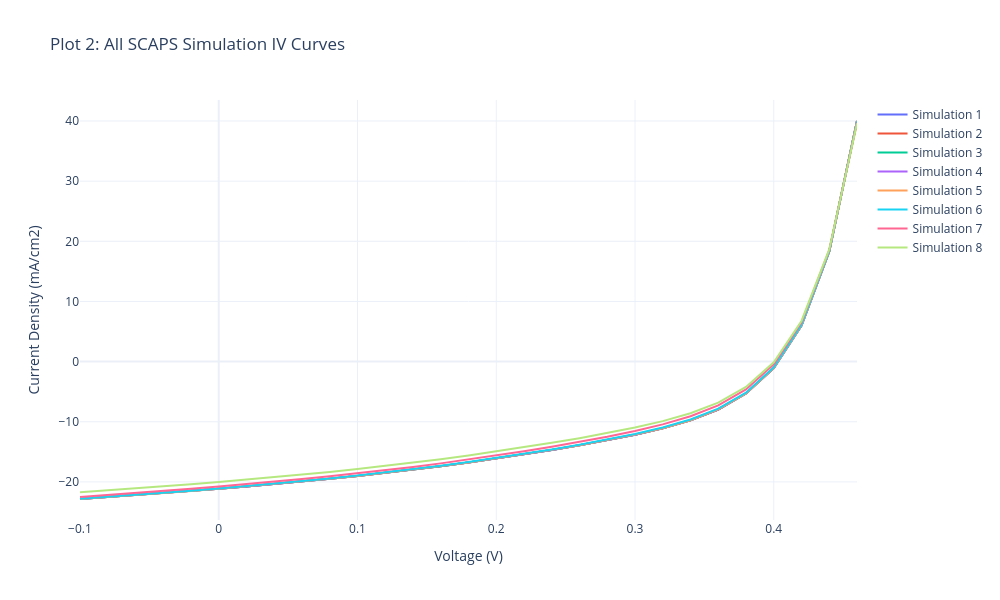

Notebook source saved alongside this figure:
### Markdown cell above
## Section 3: SCAPS Simulations Overview

### What is SCAPS?
**SCAPS** (Solar Cell Capacitance Simulator) is a specialized software tool developed at Ghent University for simulating the electrical behavior of thin-film photovoltaic devices. It solves Poisson's equation and the continuity equations in a multi-layer semiconductor structure to predict device performance under certain test conditions.

### SCAPS Simulation Methodology
SCAPS performs detailed numerical simulations of solar cells by:

1. **Device Architecture Definition**: Specifies material layers, thickness, doping levels, and defect parameters
2. **Physical Parameters**: Sets electron and hole transport properties, recombination mechanisms, and optical characteristics
3. **Numerical Solution**: Solves coupled differential equations:
   - **Poisson Equation**: $\frac{d^2\phi}{dx^2} = -\frac{q}{\varepsilon_0\varepsilon_r}(p - n + N_D^+ - N_A^-)$
   - **Continuity Equations**: 
     - Electrons: $\frac{\partial n}{\partial t} = \frac{1}{q}\frac{\partial J_n}{\partial x} - (U - G)$
     - Holes: $\frac{\partial p}{\partial t} = - \frac{1}{q}\frac{\partial J_p}{\partial x} - (U - G)$

   where $\phi$ is electrostatic potential, $q$ is elementary charge, $n$ and $p$ are electron and hole concentrations, $J_n$ and $J_p$ are current densities, $G$ is generation rate, and $U$ is recombination rate.

4. **I-V Characteristics**: Calculates the J-V curve by sweeping applied voltage and computing resulting current

### Key Physical Processes in SCAPS
- **Photocurrent Generation**: Incident photons with energy > bandgap create electron-hole pairs
- **Carrier Transport**: Electrons and holes drift under electric field and diffuse down concentration gradients
- **Recombination**: Losses from multiple recombination mechanisms (radiative, Auger, defect-assisted SRH)
- **Interface Effects**: Band alignment, interfacial defects, and charge extraction barriers

### Output from SCAPS
SCAPS generates J-V curves showing current density (mA/cm²) as a function of applied voltage (V), along with derived parameters: $V_{oc}$, $J_{sc}$, and efficiency $\eta$. Multiple simulations with varied parameters (e.g., thickness, doping, defect density) help identify optimal device configurations.

In this Simulation standard conditions were used (STC: 1000 W/m², AM1.5 spectrum, 25°C).

### Code cell
# Read the SCAPS file
sim_file = "C:/Users/jp_ol/OneDrive/Ambiente de Trabalho/TESE/Data_Analysis/data/CdS3_1/CdS3_1_IV_scaps.xlsx"
sim_df_raw = pd.read_excel(sim_file, header=None)

# Find where the parameters for each simulation start
batch_indices = sim_df_raw[sim_df_raw.apply(lambda row: row.astype(str).str.contains("Batch parameters").any(), axis=1)].index.tolist()

scaps_data = []

for idx in batch_indices:
    # 1. Extract Name/Identification right below Batch Parameters
    param_name = str(sim_df_raw.iloc[idx + 1, 0]).strip()
    param_val = str(sim_df_raw.iloc[idx + 1, 1]).strip()
    label = f"{param_name} {param_val}"
    
    # 2. Extract IV Curves (Searching from the Voltage section until Voc is found)
    iv_rows = []
    for j in range(idx + 5, min(idx + 80, len(sim_df_raw))):
        row0 = str(sim_df_raw.iloc[j, 0]).strip()
        row1 = str(sim_df_raw.iloc[j, 1]).strip()
        if pd.isna(sim_df_raw.iloc[j, 0]) or "Voc" in row0:
            if "Voc" in row0: break
            continue # Skip empty rows
        try:
            iv_rows.append([float(row0), float(row1)])
        except ValueError:
            pass
            
    iv_df = pd.DataFrame(iv_rows, columns=['v(V)', 'jtot(mA/cm2)'])
    
    # 3. Extract Performance Parameters (Voc, Jsc, FF, eta)
    metrics_block = sim_df_raw.iloc[idx : min(idx + 80, len(sim_df_raw))]
    voc = jsc = ff = eta = np.nan
    for _, row in metrics_block.iterrows():
        col0 = str(row[0]).strip()
        val1 = str(row[1]).strip()
        if "Voc =" in col0: voc = float(val1)
        elif "Jsc =" in col0: jsc = float(val1)
        elif "FF =" in col0: ff = float(val1)
        elif "eta =" in col0: eta = float(val1)
            
    scaps_data.append({
        'label': label,
        'v(V)': iv_df['v(V)'].values,
        'jtot(mA/cm2)': iv_df['jtot(mA/cm2)'].values,
        'Voc': voc, 'Jsc': jsc, 'FF': ff, 'eta': eta
    })

# ------------------ RESULTS TABLE ------------------
print("\n=== EXTRACTED SCAPS PARAMETERS ===")
summary_df = pd.DataFrame([{
    'ID / Simulation': d['label'], 'Voc (V)': d['Voc'], 
    'Jsc (mA/cm2)': d['Jsc'], 'FF (%)': d['FF'], 'eta (%)': d['eta']
} for d in scaps_data])
display(summary_df)

# Compute experimental limits for filtering
EXP_V_MAX = exp_data['v(V)'].max()
EXP_J_MAX = exp_data['jtot(mA/cm2)'].max()

# ------------------ PLOT 2: ALL SIMULATIONS ------------------
fig2 = go.Figure()
for i, d in enumerate(scaps_data):
    # Filter to experimental maximum limits
    mask = (d['v(V)'] <= EXP_V_MAX) & (d['jtot(mA/cm2)'] <= EXP_J_MAX)
    v_filtered = d['v(V)'][mask]
    j_filtered = d['jtot(mA/cm2)'][mask]
    
    # Text to display when hovering over the data points
    hover_text = f"<b>{d['label']}</b><br>Voc: {d['Voc']} V<br>Jsc: {d['Jsc']} mA/cm²<br>FF: {d['FF']} %<br>η: {d['eta']} %"
    
    # Name displayed in the legend (ID + Voc and eta)
    legend_name = f"Simulation {i+1}"
    
    fig2.add_trace(go.Scatter(
        x=v_filtered, y=j_filtered, mode='lines', 
        name=legend_name, hoverinfo='text', hovertext=hover_text
    ))

fig2.update_layout(
    title='Plot 2: All SCAPS Simulation IV Curves',
    xaxis_title='Voltage (V)', yaxis_title='Current Density (mA/cm2)',
    hovermode='closest', template='plotly_white', width=1000, height=600
)
fig2.show()

### Figure 1 — Plotly figure (JSON) as saved in the notebook; plotly's stock layout.template omitted (floating-point values rounded to 4 significant figures)
{"data": [{"hoverinfo": "text", "hovertext": "<b>CdS (L2)>>defect 1>>total defect density [1/cm³]: 10000000000000</b><br>Voc: 0.403681 V<br>Jsc: 21.14385382 mA/cm²<br>FF: 42.8923 %<br>η: 3.661 %", "mode": "lines", "name": "Simulation 1", "type": "scatter", "x": [-0.1, -0.08, -0.06, -0.04, -0.02, 0.0, 0.02, 0.04, 0.06, 0.08, 0.1, 0.12, 0.14, 0.16, 0.18, 0.2, 0.22, 0.24, 0.26, 0.28, 0.3, 0.32, 0.34, 0.36, 0.38, 0.4, 0.42, 0.44, 0.46], "y": [-22.84, -22.53, -22.2, -21.86, -21.51, -21.14, -20.76, -20.36, -19.93, -19.48, -19.01, -18.5, -17.96, -17.38, -16.76, -16.11, -15.41, -14.68, -13.9, -13.07, -12.14, -11.08, -9.752, -7.959, -5.31, -1.089, 5.998, 18.29, 40.0]}, {"hoverinfo": "text", "hovertext": "<b>CdS (L2)>>defect 1>>total defect density [1/cm³]: 100000000000000</b><br>Voc: 0.403681 V<br>Jsc: 21.14384935 mA/cm²<br>FF: 42.8923 %<br>η: 3.661 %", "mode": "lines", "name": "Simulation 2", "type": "scatter", "x": [-0.1, -0.08, -0.06, -0.04, -0.02, 0.0, 0.02, 0.04, 0.06, 0.08, 0.1, 0.12, 0.14, 0.16, 0.18, 0.2, 0.22, 0.24, 0.26, 0.28, 0.3, 0.32, 0.34, 0.36, 0.38, 0.4, 0.42, 0.44, 0.46], "y": [-22.84, -22.53, -22.2, -21.86, -21.51, -21.14, -20.76, -20.36, -19.93, -19.48, -19.01, -18.5, -17.96, -17.38, -16.76, -16.11, -15.41, -14.68, -13.9, -13.07, -12.14, -11.08, -9.752, -7.959, -5.31, -1.089, 5.998, 18.29, 40.0]}, {"hoverinfo": "text", "hovertext": "<b>CdS (L2)>>defect 1>>total defect density [1/cm³]: 1000000000000000</b><br>Voc: 0.403681 V<br>Jsc: 21.14380462 mA/cm²<br>FF: 42.8922 %<br>η: 3.661 %", "mode": "lines", "name": "Simulation 3", "type": "scatter", "x": [-0.1, -0.08, -0.06, -0.04, -0.02, 0.0, 0.02, 0.04, 0.06, 0.08, 0.1, 0.12, 0.14, 0.16, 0.18, 0.2, 0.22, 0.24, 0.26, 0.28, 0.3, 0.32, 0.34, 0.36, 0.38, 0.4, 0.42, 0.44, 0.46], "y": [-22.84, -22.53, -22.2, -21.86, -21.51, -21.14, -20.76, -20.36, -19.93, -19.48, -19.01, -18.5, -17.96, -17.38, -16.76, -16.11, -15.41, -14.68, -13.9, -13.07, -12.14, -11.08, -9.752, -7.959, -5.309, -1.089, 5.999, 18.29, 40.0]}, {"hoverinfo": "text", "hovertext": "<b>CdS (L2)>>defect 1>>total defect density [1/cm³]: 10000000000000000</b><br>Voc: 0.403676 V<br>Jsc: 21.14335748 mA/cm²<br>FF: 42.8905 %<br>η: 3.6607 %", "mode": "lines", "name": "Simulation 4", "type": "scatter", "x": [-0.1, -0.08, -0.06, -0.04, -0.02, 0.0, 0.02, 0.04, 0.06, 0.08, 0.1, 0.12, 0.14, 0.16, 0.18, 0.2, 0.22, 0.24, 0.26, 0.28, 0.3, 0.32, 0.34, 0.36, 0.38, 0.4, 0.42, 0.44, 0.46], "y": [-22.84, -22.53, -22.2, -21.86, -21.51, -21.14, -20.76, -20.36, -19.93, -19.48, -19.01, -18.5, -17.95, -17.38, -16.76, -16.11, -15.41, -14.68, -13.9, -13.07, -12.14, -11.08, -9.75, -7.958, -5.308, -1.088, 6.0, 18.3, 40.0]}, {"hoverinfo": "text", "hovertext": "<b>CdS (L2)>>defect 1>>total defect density [1/cm³]: 100000000000000000</b><br>Voc: 0.403627 V<br>Jsc: 21.13889945 mA/cm²<br>FF: 42.874 %<br>η: 3.6581 %", "mode": "lines", "name": "Simulation 5", "type": "scatter", "x": [-0.1, -0.08, -0.06, -0.04, -0.02, 0.0, 0.02, 0.04, 0.06, 0.08, 0.1, 0.12, 0.14, 0.16, 0.18, 0.2, 0.22, 0.24, 0.26, 0.28, 0.3, 0.32, 0.34, 0.36, 0.38, 0.4, 0.42, 0.44, 0.46], "y": [-22.84, -22.52, -22.2, -21.86, -21.51, -21.14, -20.76, -20.35, -19.93, -19.48, -19.0, -18.49, -17.95, -17.37, -16.75, -16.1, -15.41, -14.67, -13.9, -13.06, -12.13, -11.06, -9.738, -7.944, -5.293, -1.072, 6.014, 18.3, 39.99]}, {"hoverinfo": "text", "hovertext": "<b>CdS (L2)>>defect 1>>total defect density [1/cm³]: 1000000000000000000</b><br>Voc: 0.403207 V<br>Jsc: 21.09561661 mA/cm²<br>FF: 42.7211 %<br>η: 3.6338 %", "mode": "lines", "name": "Simulation 6", "type": "scatter", "x": [-0.1, -0.08, -0.06, -0.04, -0.02, 0.0, 0.02, 0.04, 0.06, 0.08, 0.1, 0.12, 0.14, 0.16, 0.18, 0.2, 0.22, 0.24, 0.26, 0.28, 0.3, 0.32, 0.34, 0.36, 0.38, 0.4, 0.42, 0.44, 0.46], "y": [-22.8, -22.48, -22.16, -21.82, -21.46, -21.1, -20.71, -20.31, -19.88, -19.43, -18.95, -18.44, -17.9, -17.31, -16.69, -16.04, -15.34, -14.6, -13.82, -12.97, -12.04, -10.96, -9.628, -7.824, -5.165, -0.9421, 6.129, 18.36, 39.91]}, {"hoverinfo": "text", "hovertext": "<b>CdS (L2)>>defect 1>>total defect density [1/cm³]: 10000000000000000000</b><br>Voc: 0.401545 V<br>Jsc: 20.76424079 mA/cm²<br>FF: 41.9178 %<br>η: 3.495 %", "mode": "lines", "name": "Simulation 7", "type": "scatter", "x": [-0.1, -0.08, -0.06, -0.04, -0.02, 0.0, 0.02, 0.04, 0.06, 0.08, 0.1, 0.12, 0.14, 0.16, 0.18, 0.2, 0.22, 0.24, 0.26, 0.28, 0.3, 0.32, 0.34, 0.36, 0.38, 0.4, 0.42, 0.44, 0.46], "y": [-22.49, -22.17, -21.84, -21.5, -21.14, -20.76, -20.37, -19.96, -19.53, -19.07, -18.59, -18.07, -17.51, -16.92, -16.29, -15.62, -14.9, -14.15, -13.35, -12.48, -11.53, -10.43, -9.079, -7.268, -4.619, -0.439, 6.53, 18.55, 39.7]}, {"hoverinfo": "text", "hovertext": "<b>CdS (L2)>>defect 1>>total defect density [1/cm³]: 100000000000000000000</b><br>Voc: 0.400411 V<br>Jsc: 20.01877667 mA/cm²<br>FF: 41.5199 %<br>η: 3.3281 %", "mode": "lines", "name": "Simulation 8", "type": "scatter", "x": [-0.1, -0.08, -0.06, -0.04, -0.02, 0.0, 0.02, 0.04, 0.06, 0.08, 0.1, 0.12, 0.14, 0.16, 0.18, 0.2, 0.22, 0.24, 0.26, 0.28, 0.3, 0.32, 0.34, 0.36, 0.38, 0.4, 0.42, 0.44, 0.46], "y": [-21.73, -21.41, -21.09, -20.74, -20.39, -20.02, -19.63, -19.23, -18.8, -18.34, -17.86, -17.35, -16.8, -16.22, -15.6, -14.94, -14.24, -13.51, -12.72, -11.88, -10.96, -9.892, -8.578, -6.812, -4.22, -0.1135, 6.757, 18.65, 39.61]}], "layout": {"height": 600, "hovermode": "closest", "title": {"text": "Plot 2: All SCAPS Simulation IV Curves"}, "width": 1000, "xaxis": {"title": {"text": "Voltage (V)"}}, "yaxis": {"title": {"text": "Current Density (mA/cm2)"}}}}
